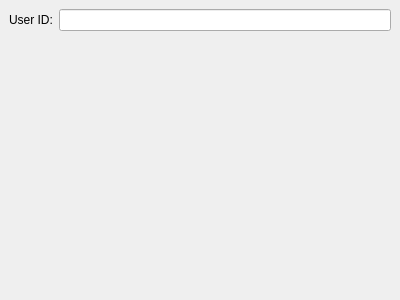
<ui version="4.0" >
 <class>TelepathyAddContactPage</class>
 <widget class="QWidget" name="TelepathyAddContactPage" >
  <property name="geometry" >
   <rect>
    <x>0</x>
    <y>0</y>
    <width>400</width>
    <height>300</height>
   </rect>
  </property>
  <property name="windowTitle" >
   <string>Form</string>
  </property>
  <layout class="QGridLayout" >
   <property name="margin" >
    <number>9</number>
   </property>
   <property name="spacing" >
    <number>6</number>
   </property>
   <item row="0" column="0" >
    <layout class="QHBoxLayout" >
     <property name="margin" >
      <number>0</number>
     </property>
     <property name="spacing" >
      <number>6</number>
     </property>
     <item>
      <widget class="QLabel" name="label" >
       <property name="text" >
        <string>User ID:</string>
       </property>
      </widget>
     </item>
     <item>
      <widget class="KLineEdit" name="textUserId" />
     </item>
    </layout>
   </item>
   <item row="1" column="0" >
    <spacer>
     <property name="orientation" >
      <enum>Qt::Vertical</enum>
     </property>
     <property name="sizeHint" >
      <size>
       <width>20</width>
       <height>40</height>
      </size>
     </property>
    </spacer>
   </item>
  </layout>
 </widget>
 <customwidgets>
  <customwidget>
   <class>KLineEdit</class>
   <extends>QLineEdit</extends>
   <header>klineedit.h</header>
  </customwidget>
 </customwidgets>
 <resources/>
 <connections/>
</ui>
